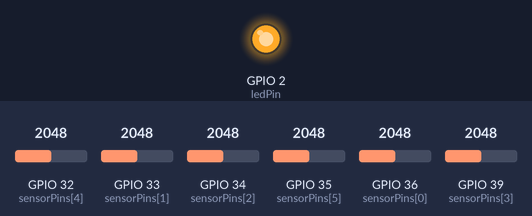
A sketch run on a simulated ESP32. Parts: output pins drawn as LEDs (lit = HIGH). Inputs (shaded band) come from the test bench; at power-on: GPIO 32 (sensorPins[4]) = 2048, GPIO 33 (sensorPins[1]) = 2048, GPIO 34 (sensorPins[2]) = 2048, GPIO 35 (sensorPins[5]) = 2048, GPIO 36 (sensorPins[0]) = 2048, GPIO 39 (sensorPins[3]) = 2048. WiFi joins after 1.5 s; servers stay silent unless stated; what the sketch prints to the serial monitor is not drawn.

Above: at 0.1 s.
At 1.8 s:
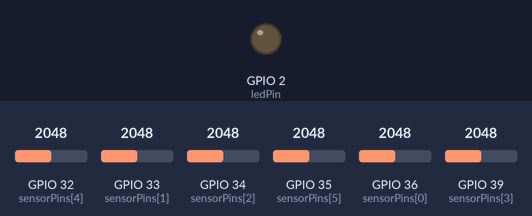
Timing chart, 0 to 3.3 s (numbered marks = the images above):
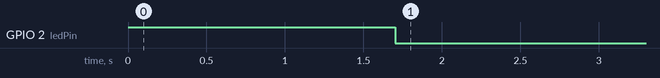

The sketch:

Slave_RIGHT.ino
```cpp
#include <WiFi.h>

#define NUM_SENSORS 6
int sensorPins[NUM_SENSORS] = {36, 33, 34, 39, 32, 35};
//int sensorPins[NUM_SENSORS] = {36, 39, 34, 35, 32, 33};
const int ledPin = 2;  // Built-in LED
unsigned long lastBlink = 0;
bool ledState = false;

const char* ssid = "SensorNetwork";
const char* password = "12345678";
const char* serverIP = "192.168.4.1";
const uint16_t serverPort = 8080;

void setup() {
    pinMode(ledPin, OUTPUT);
    digitalWrite(ledPin, HIGH);  // LED on initially (not connected)

    Serial.begin(115200);

    WiFi.begin(ssid, password);
    while (WiFi.status() != WL_CONNECTED) {
        delay(500);
        Serial.print(".");
    }
    Serial.println("\nConnected to WiFi");
}

void blinkLED(bool connected) {
    if (!connected) {
        unsigned long currentMillis = millis();
        if (currentMillis - lastBlink >= 250) {  // Blink every 500ms
            ledState = !ledState;
            digitalWrite(ledPin, ledState);
            lastBlink = currentMillis;
        }
    } else {
        digitalWrite(ledPin, LOW);  // LED off when connected
    }
}

void loop() {
    WiFiClient client;
    bool isConnected = false;

    if (client.connect(serverIP, serverPort)) {
        String dataString = "s7,";
        for (int i = 0; i < NUM_SENSORS; i++) {
            dataString += String(analogRead(sensorPins[i]));
            if (i < NUM_SENSORS - 1) {
                dataString += ",";
            }
        }
        dataString += "\n";

        client.print(dataString);
        client.stop();
        isConnected = true;
    } else {
        Serial.println("Connection to server failed");
    }

    blinkLED(isConnected);
    delay(100);
}
```

Measured:
- by itself, GPIO 2 (ledPin): HIGH → LOW at 1.7 s
